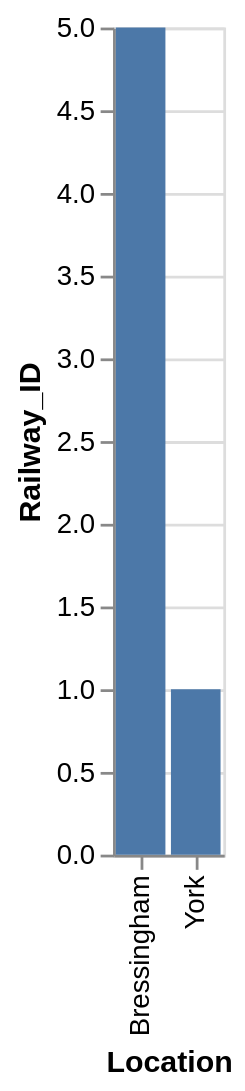

Express this chart as Vega-Lite.
### Vega-Lite specification from a JSON file in a GitHub repository (floating-point values rounded to 4 significant figures)
{"data": {"values": [{"x_data": "Bressingham", "y_data": 5}, {"x_data": "York", "y_data": 1}]}, "mark": "bar", "encoding": {"x": {"field": "x_data", "type": "nominal", "title": "Location", "sort": "ascending"}, "y": {"field": "y_data", "type": "quantitative", "title": "Railway_ID"}}}
